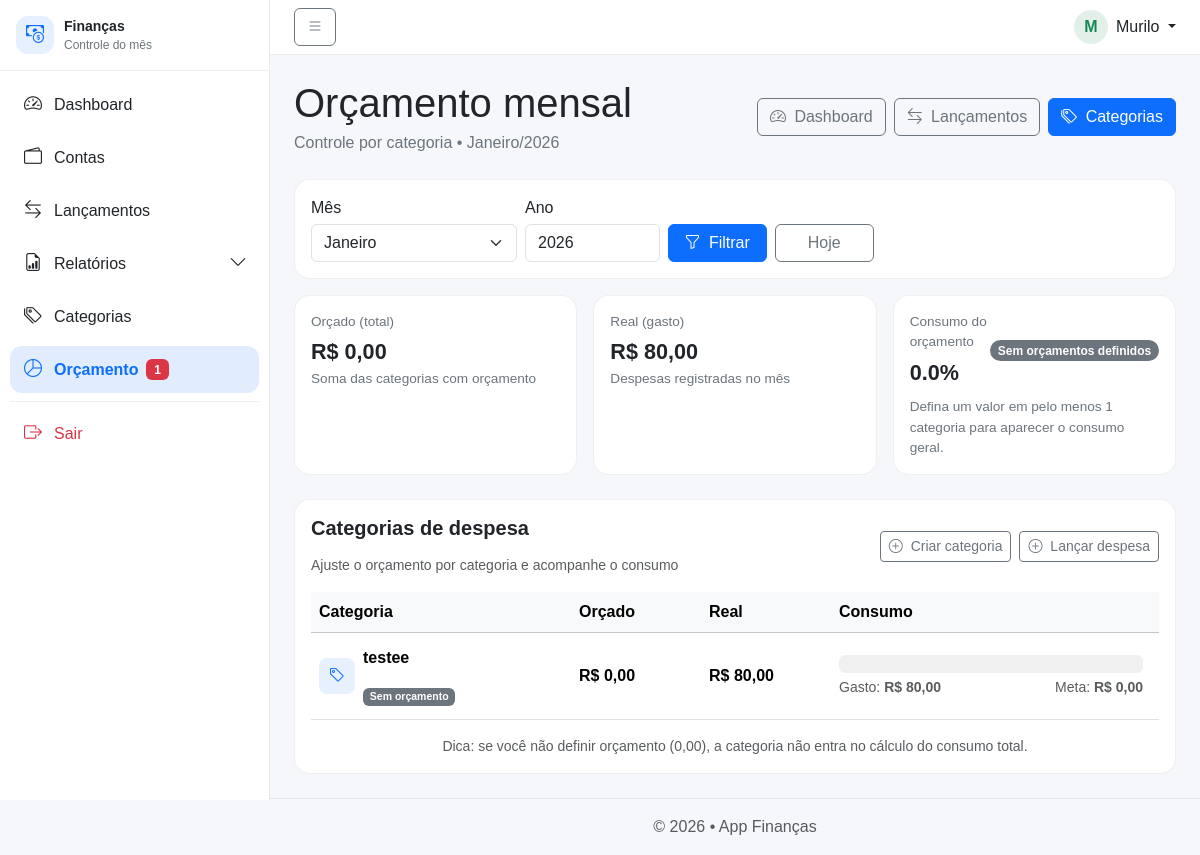
The page /public/?url=orcamentos (signed in) on the database its author committed.
### tables this page shows
CREATE TABLE `categorias` (
  `id` int(11) NOT NULL,
  `id_usuario` int(11) NOT NULL,
  `nome` varchar(100) NOT NULL,
  `tipo` enum('R','D') NOT NULL,
  `criada_em` timestamp NOT NULL DEFAULT current_timestamp(),
  `icone` varchar(50) DEFAULT 'bi-tag'
);

CREATE TABLE `orcamentos` (
  `id` int(11) NOT NULL,
  `id_usuario` int(11) NOT NULL,
  `id_categoria` int(11) NOT NULL,
  `ano` int(11) NOT NULL,
  `mes` int(11) NOT NULL,
  `valor` decimal(10,2) NOT NULL,
  `criado_em` timestamp NOT NULL DEFAULT current_timestamp()
);

### app/views/orcamentos/index.php (called while the page is built, shortened)
<?php
require __DIR__ . "/../layout.php";

### app/controllers/OrcamentoController.php (called while the page is built, shortened)
<?php
require_once __DIR__ . '/../models/Orcamento.php';
require_once __DIR__ . '/../models/Categoria.php';
require_once __DIR__ . '/../models/Lancamento.php';
class OrcamentoController
{
    public static function index($pdo)
    {
        $idUsuario = usuarioId();
        $ano = (int)($_GET['ano'] ?? date('Y'));
        $mes = (int)($_GET['mes'] ?? date('m'));
        $categorias = Categoria::allByUsuario($pdo, $idUsuario);
        $categoriasDespesa = array_values(array_filter($categorias, function ($c) {
            return ($c['tipo'] ?? '') === 'D';
        }));
        $orcamentosMap = Orcamento::mapByMes($pdo, $idUsuario, $ano, $mes);
        $gastosReais = Lancamento::totalPorCategoriaMes($pdo, $idUsuario, $ano, $mes);
        require '../app/views/orcamentos/index.php';
    }
}

### app/models/Orcamento.php (called while the page is built, shortened)
<?php
class Orcamento
{
    public static function mapByMes(PDO $pdo, int $idUsuario, int $ano, int $mes): array
    {
        $stmt = $pdo->prepare("
            SELECT id_categoria, valor
            FROM orcamentos
            WHERE id_usuario = ?
              AND ano = ?
              AND mes = ?
        ");
        $stmt->execute([$idUsuario, $ano, $mes]);
        $map = [];
        foreach ($stmt->fetchAll() as $row) {
            $map[(int)$row['id_categoria']] = (float)$row['valor'];
        }
        return $map;
    }
}

### app/helpers/helpers.php (called while the page is built, shortened)
<?php
function usuarioId()
{
    return $_SESSION['usuario']['id'];
}

### app/models/Categoria.php (called while the page is built, shortened)
<?php
class Categoria
{
    public static function allByUsuario($pdo, $idUsuario)
    {
        $stmt = $pdo->prepare("
            SELECT
                c.*,
                COALESCE(SUM(l.valor), 0) AS total
            FROM categorias c
            LEFT JOIN lancamentos l
                ON l.id_categoria = c.id
               AND l.id_usuario = c.id_usuario
            WHERE c.id_usuario = ?
            GROUP BY c.id
            ORDER BY c.nome
        ");
        $stmt->execute([$idUsuario]);
        return $stmt->fetchAll();
    }
}

### app/models/Lancamento.php (called while the page is built, shortened)
<?php
class Lancamento
{
public static function totalPorCategoriaMes($pdo, $idUsuario, $ano, $mes)
{
    $stmt = $pdo->prepare("
        SELECT id_categoria, SUM(valor) AS total
        FROM lancamentos
        WHERE id_usuario = ?
          AND tipo = 'D'
          AND YEAR(data) = ?
          AND MONTH(data) = ?
        GROUP BY id_categoria
    ");
    $stmt->execute([$idUsuario, $ano, $mes]);
    $resultado = [];
    foreach ($stmt->fetchAll() as $row) {
        $resultado[$row['id_categoria']] = (float)$row['total'];
    }
    return $resultado;
}
}

### app/views/orcamentos/index_content.php (the view, shortened to what this page needs)
<?php
$meses = [
  1 => 'Janeiro', 2 => 'Fevereiro', 3 => 'Março', 4 => 'Abril',
  5 => 'Maio', 6 => 'Junho', 7 => 'Julho', 8 => 'Agosto',
  9 => 'Setembro', 10 => 'Outubro', 11 => 'Novembro', 12 => 'Dezembro'
];
$mesInt = (int)$mes;
$anoInt = (int)$ano;
$orcadoGeral = 0.0;
$realGeral   = 0.0;
if (!empty($categoriasDespesa)) {
    foreach ($categoriasDespesa as $c) {
        $id = (int)$c['id'];
        $orcadoGeral += (float)($orcamentosMap[$id] ?? 0);
        $realGeral   += (float)($gastosReais[$id] ?? 0);
    }
}
$percentGeral = ($orcadoGeral > 0) ? ($realGeral / $orcadoGeral) * 100 : 0;
$classeGeral = 'bg-secondary';
$textoGeral  = 'Sem orçamentos definidos';
function iconeCategoria($nome) {
    $n = mb_strtolower($nome ?? '');
    return 'bi-tag';
}
?>
<div class="d-flex justify-content-between align-items-start align-items-md-center gap-3 mb-4 flex-wrap">
    <div>
        <h1 class="mb-1">Orçamento mensal</h1>
        <div class="page-header-sub">
            Controle por categoria • <?= $meses[$mesInt] ?? '—' ?>/<?= $anoInt ?>
        </div>
    </div>
    <div class="d-flex gap-2 flex-wrap">
        <a class="btn btn-outline-secondary" href="/financas/public/?url=dashboard">
            <i class="bi bi-speedometer2 me-1"></i> Dashboard
        </a>
        <a class="btn btn-outline-secondary" href="/financas/public/?url=lancamentos">
            <i class="bi bi-arrow-left-right me-1"></i> Lançamentos
        </a>
        <a class="btn btn-primary" href="/financas/public/?url=categorias">
            <i class="bi bi-tags me-1"></i> Categorias
        </a>
    </div>
</div>
<div class="card card-soft mb-3">
    <div class="card-body">
        <form class="row g-2 align-items-end" method="GET" action="/financas/public/">
            <div class="col-12 col-md-4 col-lg-3">
                <label class="form-label mb-1">Mês</label>
                <select name="mes" class="form-select">
                    <?php for ($m = 1; $m <= 12; $m++): ?>
                        <option value="<?= $m ?>" <?= ($m == $mesInt) ? 'selected' : '' ?>>
                            <?= $meses[$m] ?>
                        </option>
                    <?php endfor; ?>
                </select>
            </div>
            <div class="col-12 col-md-3 col-lg-2">
                <label class="form-label mb-1">Ano</label>
                <input type="number" name="ano" value="<?= $anoInt ?>" class="form-control">
            </div>
            <div class="col-12 col-md-5 col-lg-3 d-flex gap-2">
                <button class="btn btn-primary w-100">
                    <i class="bi bi-funnel me-1"></i> Filtrar
                </button>
                <a class="btn btn-outline-secondary w-100"
                   href="/financas/public/?url=orcamentos&ano=<?= date('Y') ?>&mes=<?= date('m') ?>">
                    Hoje
                </a>
            </div>
        </form>
    </div>
</div>
<div class="row g-3 mb-4">
    <div class="col-12 col-md-4">
        <div class="kpi p-3 h-100">
            <div class="label mb-1">Orçado (total)</div>
            <div class="value">R$ <?= number_format($orcadoGeral, 2, ',', '.') ?></div>
            <div class="hint">Soma das categorias com orçamento</div>
        </div>
    </div>
    <div class="col-12 col-md-4">
        <div class="kpi p-3 h-100">
            <div class="label mb-1">Real (gasto)</div>
            <div class="value">R$ <?= number_format($realGeral, 2, ',', '.') ?></div>
            <div class="hint">Despesas registradas no mês</div>
        </div>
    </div>
    <div class="col-12 col-md-4">
        <div class="kpi p-3 h-100">
            <div class="d-flex justify-content-between align-items-center">
                <div>
                    <div class="label mb-1">Consumo do orçamento</div>
                    <div class="value"><?= number_format($percentGeral, 1) ?>%</div>
                </div>
                <span class="badge badge-soft <?= $classeGeral ?> <?= $classeGeral === 'bg-warning' ? 'text-dark' : '' ?>">
                    <?= $textoGeral ?>
                </span>
            </div>
            <?php if ($orcadoGeral > 0): ?>
                <div class="progress mt-2" style="height: 14px;">
                    <div class="progress-bar <?= $classeGeral ?>" style="width: <?= min($percentGeral, 100) ?>%"></div>
                </div>
                <?php if ($percentGeral > 100): ?>
                    <div class="hint text-danger mt-2 fw-semibold">
                        <i class="bi bi-exclamation-triangle me-1"></i> Você ultrapassou o orçamento total do mês.
                    </div>
                <?php endif; ?>
            <?php else: ?>
                <div class="hint mt-2">
                    Defina um valor em pelo menos 1 categoria para aparecer o consumo geral.
                </div>
            <?php endif; ?>
        </div>
    </div>
</div>
<div class="card card-soft">
    <div class="card-body">
        <div class="d-flex justify-content-between align-items-center mb-3 flex-wrap gap-2">
            <div>
                <h5 class="mb-0 fw-semibold">Categorias de despesa</h5>
                <div class="text-muted small">Ajuste o orçamento por categoria e acompanhe o consumo</div>
            </div>
            <div class="d-flex gap-2 flex-wrap">
                <a class="btn btn-outline-secondary btn-sm" href="/financas/public/?url=categorias">
                    <i class="bi bi-plus-circle me-1"></i> Criar categoria
                </a>
                <a class="btn btn-outline-secondary btn-sm" href="/financas/public/?url=lancamentos">
                    <i class="bi bi-plus-circle me-1"></i> Lançar despesa
                </a>
            </div>
        </div>
        <?php if (empty($categoriasDespesa)): ?>
            <div class="alert alert-info mb-0">
                Você ainda não cadastrou categorias de <b>Despesa</b>.<br>
                Vá em <b>Categorias</b> e crie pelo menos uma com tipo <b>Despesa (D)</b>.
            </div>
        <?php else: ?>
            <div class="table-responsive-mobile">
                <table class="table table-hover align-middle mb-0">
                    <thead class="table-light">
                        <tr>
                            <th style="min-width:260px">Categoria</th>
                            <th style="min-width:130px">Orçado</th>
                            <th style="min-width:130px">Real</th>
                            <th style="min-width:320px">Consumo</th>
                            <th style="min-width:320px">Ajustar</th>
                        </tr>
                    </thead>
                    <tbody>
                    <?php foreach ($categoriasDespesa as $cat): ?>
                        <?php
                            $idCat = (int)$cat['id'];
                            $orcado = (float)($orcamentosMap[$idCat] ?? 0);
                            $real   = (float)($gastosReais[$idCat] ?? 0);
                            $percentual = ($orcado > 0) ? ($real / $orcado) * 100 : 0;
                            if ($orcado <= 0) {
                                $classe = 'bg-secondary';
                                $label = 'Sem orçamento';
                            } elseif ($percentual <= 70) {
                                $classe = 'bg-success';
                                $label = 'Saudável';
                            } elseif ($percentual <= 100) {
                                $classe = 'bg-warning';
                                $label = 'Atenção';
                            } else {
                                $classe = 'bg-danger';
                                $label = 'Estourado';
                            }
                            $icone = iconeCategoria($cat['nome'] ?? '');
                        ?>
                        <tr>
                            <td>
                                <div class="d-flex align-items-center gap-2">
                                    <div class="rounded-3 d-inline-flex align-items-center justify-content-center"
                                         style="width:36px;height:36px;background:rgba(13,110,253,.10);color:#0d6efd;">
                                        <i class="bi <?= $icone ?>"></i>
                                    </div>
                                    <div>
                                        <div class="fw-semibold"><?= htmlspecialchars($cat['nome']) ?></div>
                                        <div class="text-muted small">
                                            <span class="badge <?= $classe ?> <?= $classe==='bg-warning' ? 'text-dark' : '' ?>">
                                                <?= $label ?>
                                            </span>
                                        </div>
                                    </div>
                                </div>
                            </td>
                            <td class="fw-semibold">
                                R$ <?= number_format($orcado, 2, ',', '.') ?>
                            </td>
                            <td class="<?= $real > 0 ? 'fw-semibold' : 'text-muted' ?>">
                                R$ <?= number_format($real, 2, ',', '.') ?>
                            </td>
                            <td>
                                <div class="progress" style="height: 18px;">
                                </div>
                                <div class="text-muted small mt-1 d-flex justify-content-between">
                                    <span>Gasto: <b>R$ <?= number_format($real, 2, ',', '.') ?></b></span>
                                    <span>Meta: <b>R$ <?= number_format($orcado, 2, ',', '.') ?></b></span>
                                </div>
                            </td>
                            <td>
                            </td>
                        </tr>
                    <?php endforeach; ?>
                    </tbody>
                </table>
            </div>
            <div class="text-muted small mt-3">
                Dica: se você não definir orçamento (0,00), a categoria não entra no cálculo do consumo total.
            </div>
        <?php endif; ?>
    </div>
</div>
<link href="https://cdn.jsdelivr.net/npm/bootstrap-icons/font/bootstrap-icons.css" rel="stylesheet">

### public/css/app.css (style rules this page uses)
* { box-sizing: border-box; font-family: Arial, Helvetica, sans-serif; }
html, body { height: 100%; }
body { background: #f4f6f8; margin: 0; height: 100vh; align-items: center; justify-content: center; }
.small { margin-top: 15px; text-align: center; font-size: 14px; }
.table-responsive-mobile { width: 100%; overflow-x: auto; -webkit-overflow-scrolling: touch; }
.table-responsive-mobile table { min-width: 700px; }

### app/views/layout.php (style rules this page uses)
body { background: #f6f7fb; }

### app/views/orcamentos/index_content.php (style rules this page uses)
.table-responsive-mobile { width: 100%; overflow-x: auto; -webkit-overflow-scrolling: touch; }
.table-responsive-mobile table { min-width: 900px; }
.page-header-sub { color: #6c757d; }
.card-soft { border: 1px solid rgba(0,0,0,.06); border-radius: 16px; }
.kpi { border: 1px solid rgba(0,0,0,.06); border-radius: 16px; background: #fff; }
.kpi .label { color: #6c757d; font-size: .85rem; }
.kpi .value { font-size: 1.35rem; font-weight: 800; }
.kpi .hint { color: #6c757d; font-size: .85rem; }
.badge-soft { border-radius: 999px; font-weight: 700; }
.progress { background: rgba(0,0,0,.06); }

### rows shown on the page
categorias: nome "testee", real "80,00"
orcamentos: id_categoria "Sem orçamento", id_categoria "0,00"

### other values the page prints
$qtdAlertasOrcamento "1"
$iniciais "M"
$nomeUser "Murilo"
$orcadoGeral "0,00"
$realGeral "80,00"
$percentGeral "0.0"
$textoGeral "Sem orçamentos definidos"
form field mes "Janeiro"
